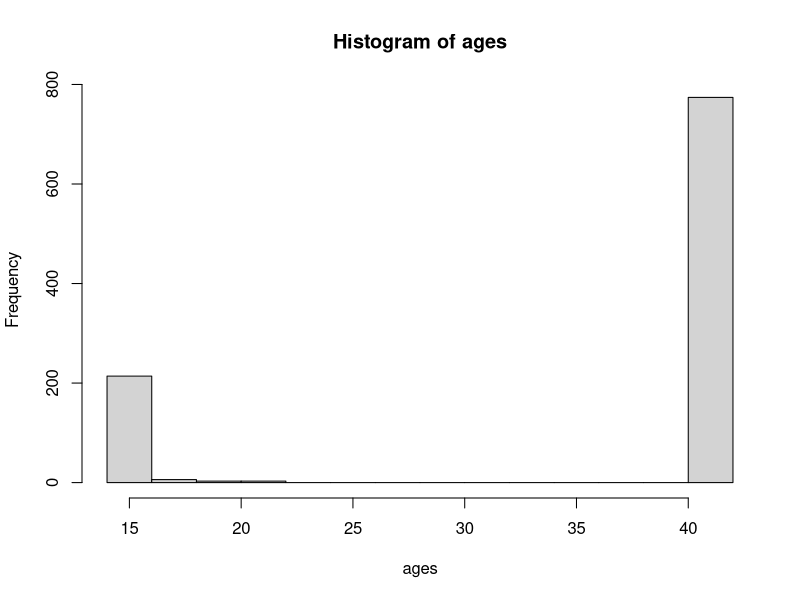
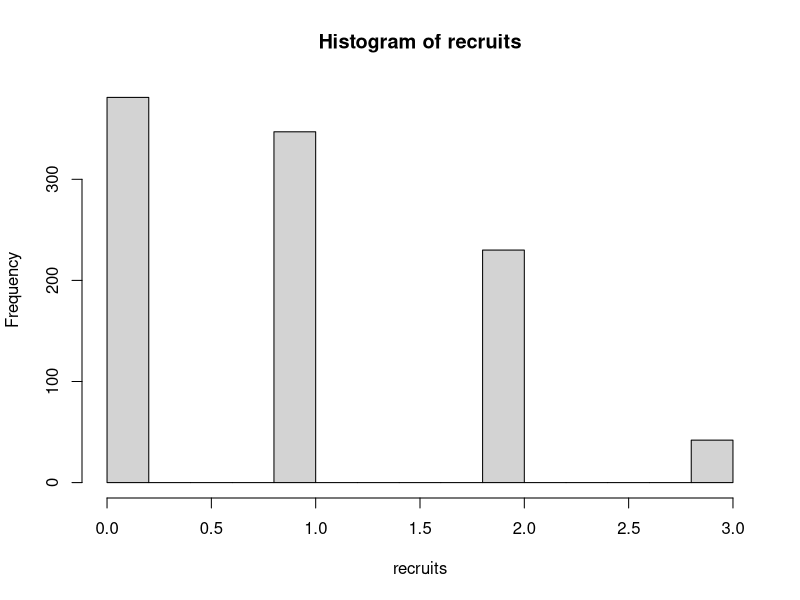

These charts were generated, in order, by the following R code:

# Manjil Shrestha
# 20180802
# Course: Data Analysis and Statistics
# Data Analysis Final Assignment

# This script is to investigate how the availability and variability of resources affect the individual
# fitness, the total reproductive output and the age of female Orcas at death. The investigation
# seeks to support a better understanding of the effect of the environment on both the fitness
# of an individual Orca and the reproductive ability of an entire Orca population.
# The investigation will be done by means of a simulation programmed in R. You will gradually
# build up and then run a simulation of the reproductive life histories of thousands of female
# Orcas that allows you to generate data that can be analyzed with respect to the given
# research objective

#----------------------------------------------------------
# Reset R's brain
#----------------------------------------------------------
rm(list=ls())

# co, track the condition of each individual female
# At recruitment (i.e. when they become reproductively active), females
# have a normal distribution of conditions with mean 100 and standard deviation 10.
mean <- 100
standard_deviation <- 10

# store the total number of offspring that reach recruitment from each female whale and
# the age at which females stop breeding
recruits <- c()
ages <- c()
weaned <- c()

# simulate 1000 female life histories
# loop that runs while a female is alive and of a reproductive age.
i <- 1
while (i <= 1000) {
    co <- rnorm(1, mean, standard_deviation)

    # variable age to track the age of a single female. Set age to the appropriate
    # value for a female that has just become recruited
    age <- 15

    # The variable alive will take the value 1 if a female is still alive in any given year,
    # and zero if it has died. Set it to 1, to begin with.
    alive <- 1

    # The quality and variability of the environment will determine the ability of an individual to
    # improve its condition. The influence of the environment will be represented by the
    # variables enMu and enSD. A high value of enMu will indicate a rich environment and a
    # high value of enSD will indicate a variable environment. To begin with, set these values
    # to 0 and 20 respectively.

    # default
    #enMu <- 0
    #enSD <- 20

    # scenario 1
    enMu <- 20
    enSD <- 1

    # scenario 2
    #enMu <- 2
    #enSD <- 1

    # scenario 3
    #enMu <- 20
    #enSD <- 30

    # scenario 4
    #enMu <- 2
    #enSD <- 30

    # The variable sr will represent the survival rate within the population of reproductive
    # female whales (i.e. probability of a randomly selected whale from that population of
    # surviving a year). To begin with, set sr to 0.8.
    sr <- 0.8

    # The variables s0 and s1 are used to describe the relationship between the condition of a
    # whale and its probability of survival and hence will be used to model the influence of the
    # whales condition on its probability of survival. Set s0 to -2 and s1 to 0.05.
    s0 <- -2
    s1 <- 0.05

    # number of calves
    number_calves <- 0

    # if a female has calf, set to 1 else 0
    calf <- 0

    # track the age of a calf
    calfage <- 0

    # track the number of calves that become independent of their mothers
    offspring <- 0

    # breeding probability of a reproductive female whales
    b <- 0

    # the relationship between the condition of a whale and its breeding probability and hence will
    # be used to model the influence of the whales condition on its breeding probability
    b0 <- -10
    b1 <- 0.1

    # effect of annual maternal investment on a female’s condition
    inv <- 10

    while (alive == 1 && age <= 40) {
        # allow the whale to survive with the probability sr
        # We assume that these annual condition increments are normally distributed and independent
        # between successive years. enMu represents the mean and enSD represents the standard deviation
        # of that distribution. annual increment of the individual condition

        x1 <- rbinom(1, 1, sr)
        x2 <- rnorm(1, enMu, enSD)

        co <- co + x2
        sr <- exp(s0 + s1 * co) / (1 + exp(s0 + s1 * co))

        if (x1 == 1) {
            age <- age + 1
        } else {
            alive <- 0
        }

        if (calf == 0) {
            b <- exp(b0 + b1 * co) / (1 + exp(b0 + b1 * co))

            # Bernoulli trial (i.e. a binomial experiment with one trial), to simulate the event of birth
            x3 <- rbinom(1, 1, b)
            if (x3 == 1) {
                calf <- 1
            }
        } else if (calf == 1) {
            #b0 <- b0 -inv
            co <- co -inv

            # check calfs survival rate with fixed probability, set calf and calfage to 0 if died, else increment age by 1
            calf_survival <- rbinom(1, 1, 0.80)
            if (calf_survival == 0) {
                calf <- 0
                calfage <- 0
            } else if (calf_survival == 1) {
                calfage <- calfage + 1
            }
        }

        # check calf reached the age of independence, if yes, increase number of mothers offspring
        # and, reset calf and calfage to 0
        if (calfage > 5) {
            offspring <- offspring + 1
            calf <- 0
            calfage <- 0
            if (rbinom(1, 1, 0.98) == 1) {      # checking if probability of calves survival after 5th year is 0.98
                number_calves <- number_calves + 1
            }
        }
    }
    # storing the female's final age and its total number of recruited offspring into the lists
    # ages and recruits respectively
    recruits <- c(recruits, number_calves)
    weaned <- c(weaned, offspring)
    ages <- c(ages, age)

    i <- i + 1
}

# plot histogram of ages
hist(ages)
hist(recruits)
average_recruits <- mean(recruits)
